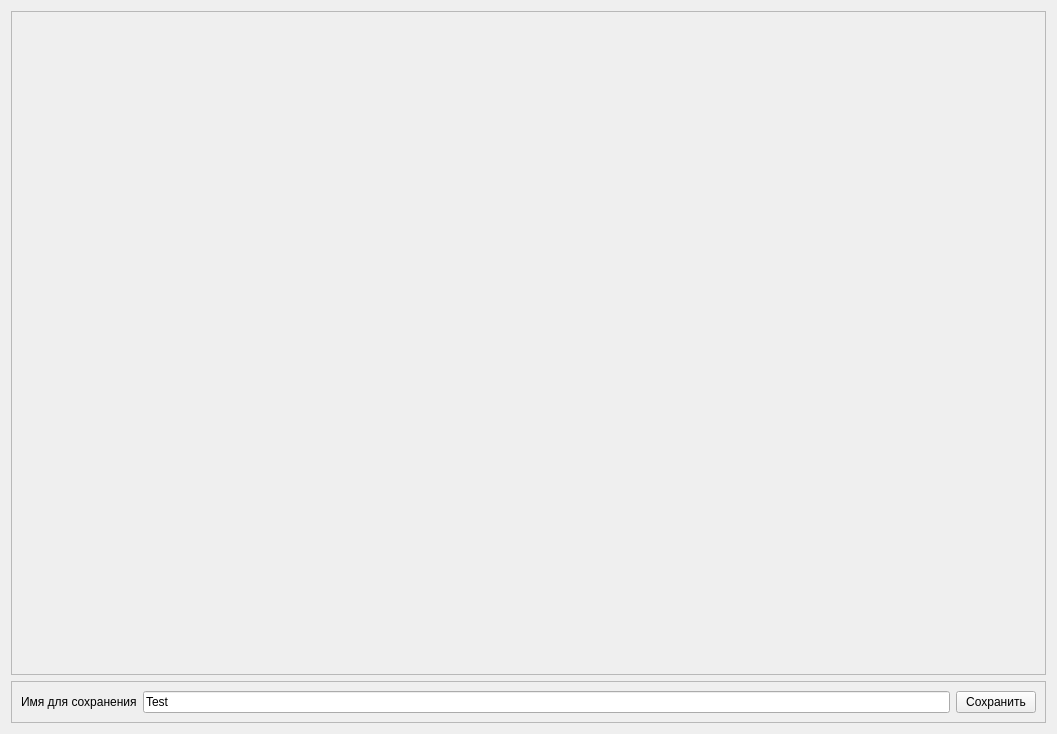
<?xml version="1.0" encoding="UTF-8"?>
<ui version="4.0">
 <class>TabWithSaveWidget</class>
 <widget class="QWidget" name="TabWithSaveWidget">
  <property name="geometry">
   <rect>
    <x>0</x>
    <y>0</y>
    <width>1057</width>
    <height>734</height>
   </rect>
  </property>
  <property name="windowTitle">
   <string>Form</string>
  </property>
  <layout class="QVBoxLayout" name="verticalLayout">
   <item>
    <widget class="QFrame" name="PlotFrame">
     <property name="sizePolicy">
      <sizepolicy hsizetype="Expanding" vsizetype="Expanding">
       <horstretch>0</horstretch>
       <verstretch>0</verstretch>
      </sizepolicy>
     </property>
     <property name="frameShape">
      <enum>QFrame::Shape::StyledPanel</enum>
     </property>
     <property name="frameShadow">
      <enum>QFrame::Shadow::Raised</enum>
     </property>
     <layout class="QVBoxLayout" name="verticalLayout_4">
      <item>
       <layout class="QVBoxLayout" name="PlotLayout"/>
      </item>
     </layout>
    </widget>
   </item>
   <item>
    <widget class="QFrame" name="SaveFrame">
     <property name="frameShape">
      <enum>QFrame::Shape::StyledPanel</enum>
     </property>
     <property name="frameShadow">
      <enum>QFrame::Shadow::Raised</enum>
     </property>
     <layout class="QHBoxLayout" name="horizontalLayout">
      <item>
       <widget class="QLabel" name="SaveNameLabel">
        <property name="text">
         <string>Имя для сохранения</string>
        </property>
       </widget>
      </item>
      <item>
       <widget class="QLineEdit" name="SaveNameLE">
        <property name="text">
         <string>Test</string>
        </property>
       </widget>
      </item>
      <item>
       <widget class="QPushButton" name="SaveMapBtn">
        <property name="text">
         <string>Сохранить</string>
        </property>
       </widget>
      </item>
     </layout>
    </widget>
   </item>
  </layout>
 </widget>
 <resources/>
 <connections/>
</ui>
